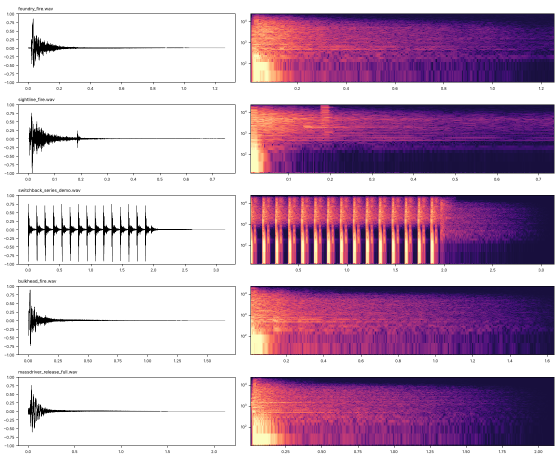
#> input picture handoff/five_weapon_audio/pictures/fire.png, 1120 x 920 px, given in place of ._journal.png, which was not available (shown at 1/2 size)
$ python compose.py ../../../handoff/five_weapon_audio/pictures ../../../handoff/five_weapon_audio/pictures/impacts.png ../../../handoff/five_weapon_audio/pictures
#> lines starting #> are read from the running program, lines starting #| are printed output that depends on the picture; pictures that were not available may be replaced by others from this repository, and a replacement may not be noted
"""Track A2 -- the direction studies' review sheets, composed from the renders.

    python3 tools/menu_proto/studies/compose.py <render dir> <out dir> [dirs]

<render dir> is render.sh's output. For each direction this writes into
<out dir>:

* <d>_0_overview.png -- the four walls as ONE device: JOURNAL | MAP |
  EQUIPMENT | SETTINGS, as the eye meets them turning right, each cut to its
  page and butted at the corner posts, so the Journal's link reads across
  the seam where it rounds the post.
* <d>_6_motion.png -- the annotated motion frames: one press of DOWN
  (before, after), and two page turns (Journal -> Map half-way, which is
  where the link rounds the corner; Equipment -> Map a third of the way).

With all four: 00_compare_equipment.png (the four Equipment screens, the
same state in each) and 00_compare_overviews.png (the four overviews).

Everything drawn here -- titles, labels, arrows, boxes -- is a REVIEW MARK in
magenta on a band or over the picture, never part of a direction. The
pictures themselves are the renders, untouched.
"""

import math
import os
import sys

from PIL import Image, ImageDraw, ImageFont

MARK = (255, 61, 242)
INK = (232, 238, 246)
DIM = (155, 165, 182)
BAND = (11, 13, 16)
FONT = "/usr/share/fonts/truetype/dejavu/DejaVuSans.ttf"
BOLD = "/usr/share/fonts/truetype/dejavu/DejaVuSans-Bold.ttf"

FILL = 0.86                 # Kit.FILL: the page's share of the screen
FOCAL = 360 / math.tan(math.radians(30))   # Kit.FOV 60, in screen px

TITLES = {
    "A": "PATCHBAY / SIGNAL BENCH",
    "B": "ROUTED HARNESS / CABLE LOOM",
    "C": "RELAY CABINET / BREAKER LOGIC",
    "D": "SALVAGED ECHO WORKBENCH / PROTOTYPE BOARD",
    "H": "THE HYBRID -- ORIGINAL STATION HARDWARE, KEPT ALIVE BY EPSILON",
}

# Where each direction's Journal link rounds the corner (page y), and what
# one press of DOWN moves: the moving part's page point before and after, and
# the part that re-reads in place (a page rect). From the directions' own
# constants.
LINK_Y = {"A": 176, "B": 36, "C": 70, "D": 42, "H": 16}
RIBBON_Y = 650      # the hybrid: the rack's ribbon, Equipment -> Settings
SELECT = {
    "A": {"from": (894, 169), "to": (894, 213), "side": -34,
          "reads": (308, 168, 540, 524),
          "text": ["(1) DOWN: the teal test lead lifts out of ARC BOLT's jack and drops into "
                   "HUNTER'S DRAW's; its slack follows.",
                   "(2) The readout hanging under the key's cord re-reads in place: words "
                   "are replaced, never slid, bent or squashed.",
                   "The key's cream cord and every other jack stay still."]},
    "B": {"from": (690, 246), "to": (690, 284), "side": 30,
          "reads": (730, 108, 510, 586),
          "text": ["(1) DOWN: the teal tap slides one module down the branch; the "
                   "breakout's clip slides with it along the tag's edge.",
                   "(2) The tag re-reads in place and never swings: its strings are still, "
                   "so its words never move.",
                   "The trunk, the key loom and the branch itself do not move."]},
    "C": {"from": (575, 451), "to": (575, 484), "side": -20,
          "reads": (40, 66, 1200, 272),
          "text": ["(1) DOWN: ARC BOLT's card slides home and HUNTER'S DRAW's is pulled -- "
                   "a short, detented travel.",
                   "(2) The window's shutter drops and rises over the change, so its words "
                   "are swapped while covered.",
                   "The selector, the flag windows and the seated card do not move: "
                   "they are states, not animation."]},
    "D": {"from": (1264, 164), "to": (1264, 208), "side": 0,
          "reads": (344, 82, 552, 560),
          "text": ["(1) DOWN: ARC BOLT drops back into its tray slot; HUNTER'S DRAW lifts "
                   "out of the next one.",
                   "(2) It floats to the same reading place, connector edge towards RMB; "
                   "its words ride the board rigidly.",
                   "The main board, the headers and the outline on RMB's place stay "
                   "still."]},
}
TURN_TEXT = {
    "A": ["(3) Half-way from the Journal to the Map: the cream cord leaves the focused "
          "finding, rounds the post and plugs",
          "into the Map's bezel; the guide stroke goes on to the passage. ENTER (SHOW ON "
          "THE MAP) is the follow -- the turn",
          "happens along the cord. Q / E are plain travel: the same turn, nothing "
          "followed. Reduced motion: a cut, same frame."],
    "B": ["(3) Half-way from the Journal to the Map: the trunk runs on round the post, "
          "and the ivory link rides above it.",
          "ENTER (SHOW ON THE MAP) is the follow: a pulse runs out along the link and "
          "down into the window before the",
          "view settles. Q / E are plain travel along the same trunk, with no pulse. "
          "Reduced motion: no pulse, a cut."],
    "C": ["(3) Half-way from the Journal to the Map: the brass rod leaves the lit "
          "condition window and rounds the post",
          "above the port. ENTER (SHOW ON THE MAP) is the follow: the rod's pointer arm "
          "drops into the port over the",
          "passage as the view arrives. Q / E are plain travel: the arm stays up. "
          "Reduced motion: the arm is simply down."],
    "D": ["(3) Half-way from the Journal to the Map: the ribbon leaves the lifted "
          "finding and rounds the post along",
          "the board tops. ENTER (SHOW ON THE MAP) is the follow: its connector seats on "
          "the Map's header over the passage",
          "as the view arrives. Q / E are plain travel: nothing seats. Reduced motion: "
          "seated at once, a cut."],
}
PAGES = ["journal", "map", "equipment", "settings"]


def font(size, bold=False):
    return ImageFont.truetype(BOLD if bold else FONT, size)


def rest(p):
    """A page point on the wall, where a straight-on still shows it."""
    return (640 + (p[0] - 640) * FILL, 360 + (p[1] - 360) * FILL)


def crop_page(im):
    """The page's own rectangle out of a straight-on still."""
    return im.crop((round(640 - 640 * FILL), round(360 - 360 * FILL),
                    round(640 + 640 * FILL), round(360 + 360 * FILL)))


# [24 lines left out: functions arrow, label, marker, not called in this run]


def overview(render, d, out):
#> called with d = '.'
    faces = [crop_page(Image.open(os.path.join(render, "_bare", f"{d}_{p}.png"))
                       .convert("RGB")) for p in PAGES]
#> in crop_page, `return im.crop((round(640 - 640 * FILL), round(360 - 360 * FILL), roun..`:
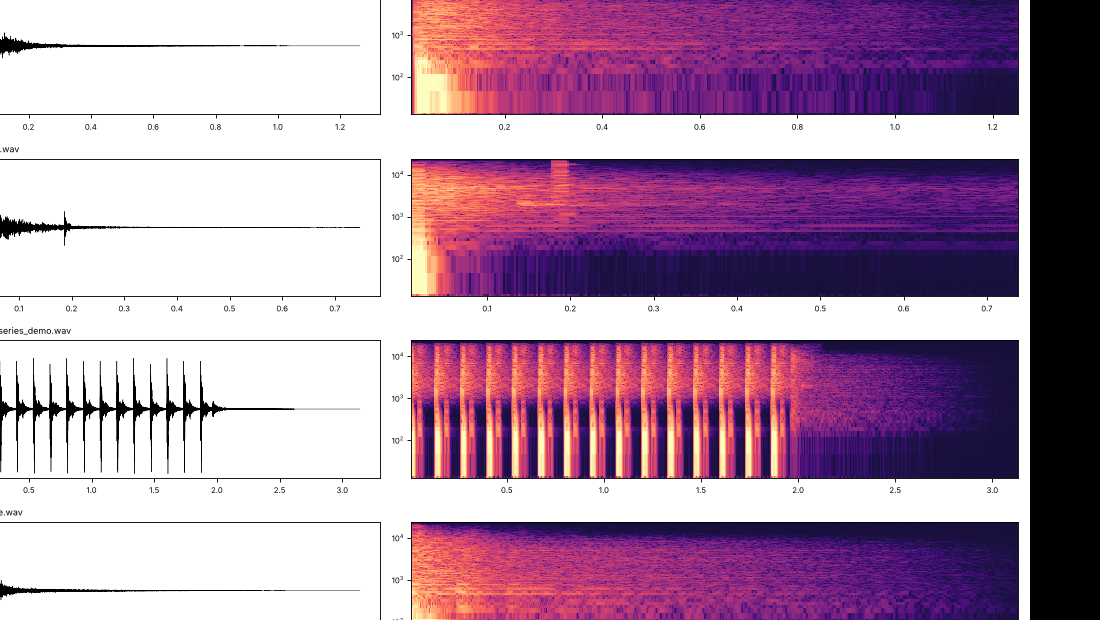
#> returned value: PIL image 1100x620 RGB; mean R, G, B 175.4, 143.5, 169.7
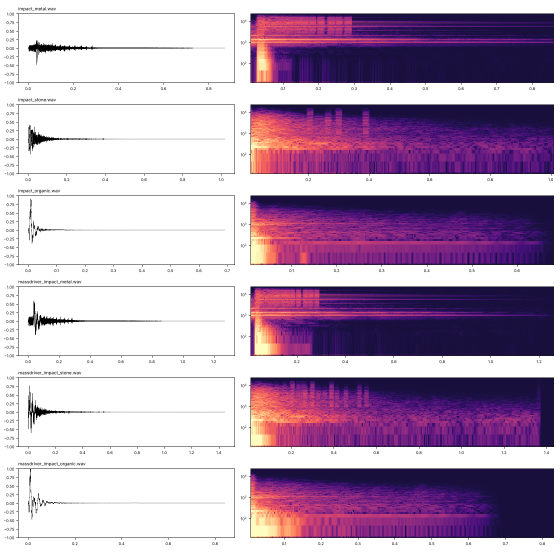
#> input picture handoff/five_weapon_audio/pictures/impacts.png, 1120 x 1104 px, given in place of ._map.png, which was not available (shown at 1/2 size)
#> in crop_page (call 2), `return im.crop((round(640 - 640 * FILL), round(360 - 360 * FILL), roun..`:
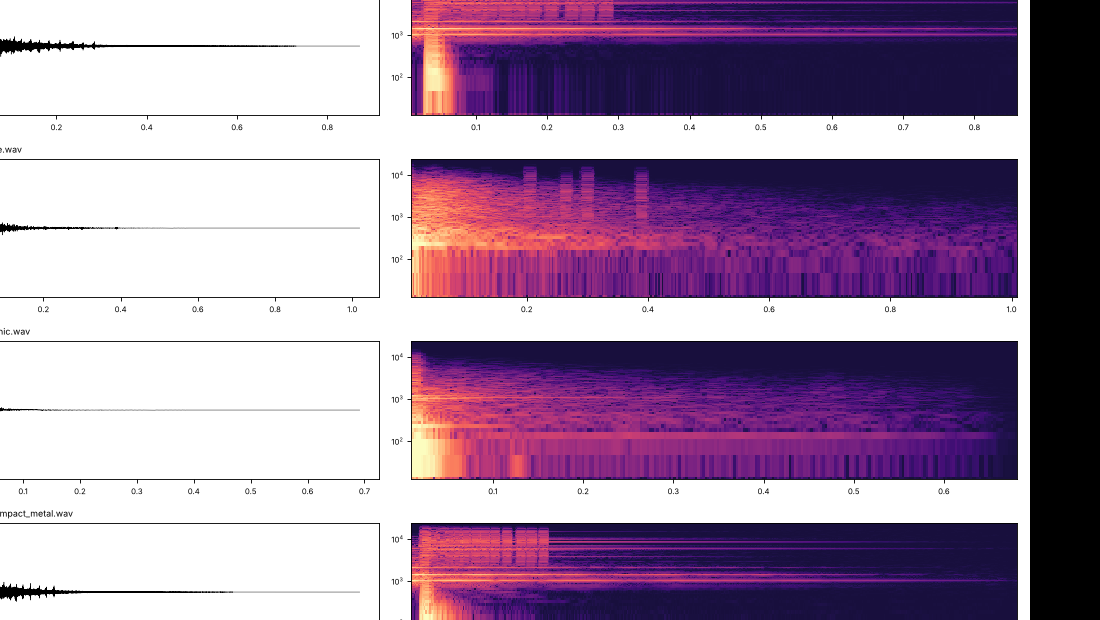
#> returned value: PIL image 1100x620 RGB; mean R, G, B 163.1, 139.3, 166.9
    fw = 470
    fh = round(faces[0].height * fw / faces[0].width)
    post = 8
    top, foot, side = 74, 64, 18
    W = side * 2 + fw * 4 + post * 3
    H = top + fh + foot
    sheet = Image.new("RGB", (W, H), BAND)
    dr = ImageDraw.Draw(sheet)
    dr.text((side, 14), f"DIRECTION {d} -- {TITLES[d]}", font=font(24, True), fill=INK)
    dr.text((side, 46), "The four walls as one device, as the eye meets them turning "
            "right. Each wall cut to its page and butted at the corner post.",
            font=font(16), fill=DIM)
    for i, (p, im) in enumerate(zip(PAGES, faces)):
        x = side + i * (fw + post)
        sheet.paste(im.resize((fw, fh), Image.LANCZOS), (x, top))
        dr.text((x + 4, top + fh + 8), p.upper(), font=font(16, True), fill=INK)
        if i < 3:
            dr.rectangle([x + fw, top, x + fw + post - 1, top + fh], fill=(5, 6, 8))
    # The Journal -> Map seam, where the link rounds the post.
    sx = side + fw + post * 0.5
    sy = top + LINK_Y[d] * fw / 1280
    dr.ellipse([sx - 30, sy - 22, sx + 30, sy + 22], outline=MARK, width=3)
    label(dr, (side + fw + post + 8, top + fh + 32),
          "the Journal's link rounds this corner, into the Map", 15)
    dr.line([(sx + 10, sy + 22), (side + fw + post + 40, top + fh + 30)], fill=MARK, width=2)
    sheet.save(os.path.join(out, f"{d}_0_overview.png"), optimize=True)


# [146 lines left out: functions corner_y, motion, compare, hybrid_overview, not called in this run]


def main():
    render, out = sys.argv[1], sys.argv[2]
    dirs = sys.argv[3] if len(sys.argv) > 3 else "ABCD"
    os.makedirs(out, exist_ok=True)
    for d in dirs:
        if d == "H":
            hybrid_overview(render, out)
            print(f"compose: H -> {out}/H_0_overview.png")
            continue
        overview(render, d, out)
        motion(render, d, out)
        print(f"compose: {d} -> {out}/{d}_0_overview.png, {d}_6_motion.png")
    if dirs == "ABCD":
        compare(render, out)
        print(f"compose: -> {out}/00_compare_equipment.png, 00_compare_overviews.png")


if __name__ == "__main__":
#> (the run stopped early here; a loop or call above may not have finished)
